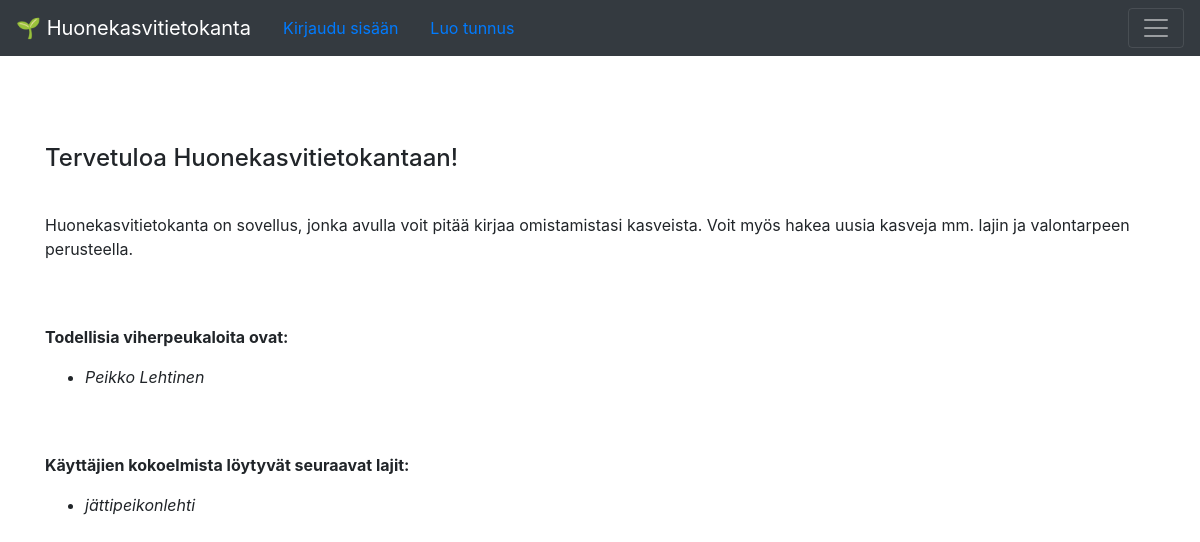
Before: / with the older database file.
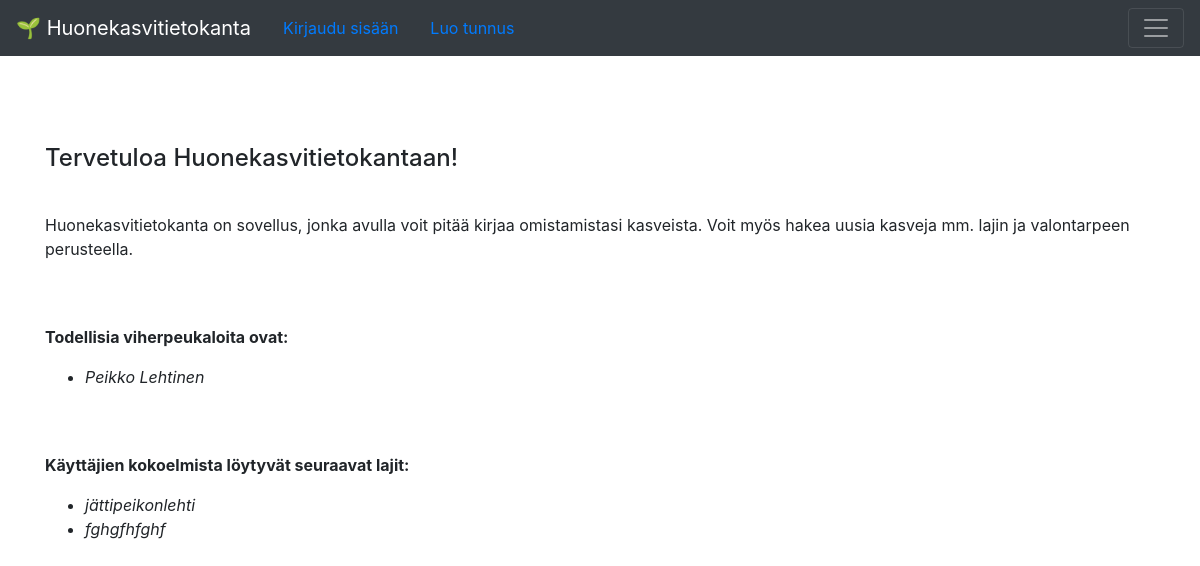
After: the same page with the newer database file.
### application/auth/models.py (models this page shows, shortened)
class User(db.Model):
    __tablename__ = "account"
    id = db.Column(db.Integer, primary_key=True)
    date_created = db.Column(db.DateTime, default=db.func.current_timestamp())
    name = db.Column(db.String(144), nullable=False)
    username = db.Column(db.String(144), nullable=False, unique=True)
    password = db.Column(db.String(144), nullable=False)
    plants = db.relationship("Plant", backref='account', lazy=True)
    @staticmethod
    def find_greenthumbs():
        stmt = text("SELECT Account.id, Account.name FROM Account"
                    " LEFT JOIN Plant ON Plant.account_id = Account.id"
                    " GROUP BY Account.id"
                    " HAVING COUNT(Plant.id) > 9")
        res = db.engine.execute(stmt)
        response = []
        for row in res:
            response.append({"id":row[0], "name":row[1]})
        return response

### application/species/models.py (models this page shows, shortened)
class Species(Base):
    __tablename__ = "species"
    genus = db.Column(db.String(144), nullable=False)
    epithet = db.Column(db.String(144), nullable=False)
    water = db.Column(db.String(144), nullable=False)
    light = db.Column(db.String(144), nullable=False)
    plants = db.relationship('Plant', backref='plant_species', lazy=True)
    @staticmethod
    def find_current_species():
        stmt = text("SELECT Species.id, Species.name FROM Species"
                     " LEFT JOIN Plant ON Plant.species_id = Species.id"
                     " GROUP BY Species.id;")
        res = db.engine.execute(stmt)
        response = []
        for row in res:
            response.append({"name":row[1]})
        return response

### application/views.py (the view)
@app.route('/')
def index():
    return render_template("index.html", current_species=Species.find_current_species(), greenthumbs=User.find_greenthumbs())

### application/templates/index.html
{% extends "layout.html" %}
{% block body %}
  <p>
  <h4>Tervetuloa Huonekasvitietokantaan!</h4></p>
<p><br>
  Huonekasvitietokanta on sovellus, jonka avulla voit pitää kirjaa omistamistasi kasveista. Voit myös hakea uusia kasveja mm. lajin ja valontarpeen perusteella.
  </p>
<br>
<br>
{% if greenthumbs is defined %}
        <p>
          <b>Todellisia viherpeukaloita ovat:</b>
        </p>
        <ul>
          {% for user in greenthumbs %}
          <li>
           <i> {{user.name}} </i>
          </li>
          {% endfor %}
        </ul>
        {% endif %}
        {% if current_species is defined %}
        <p>
          <br><br>
          <b>Käyttäjien kokoelmista löytyvät seuraavat lajit:</b>
        </p>
        <ul>
          {% for species in current_species %}
          <li>
           <i> {{species.name}} </i>
          </li>
          {% endfor %}
        </ul>
        {% endif %}
{% endblock %}

Changed rows visible on the page:
added Species: name "fghgfhfghf"
